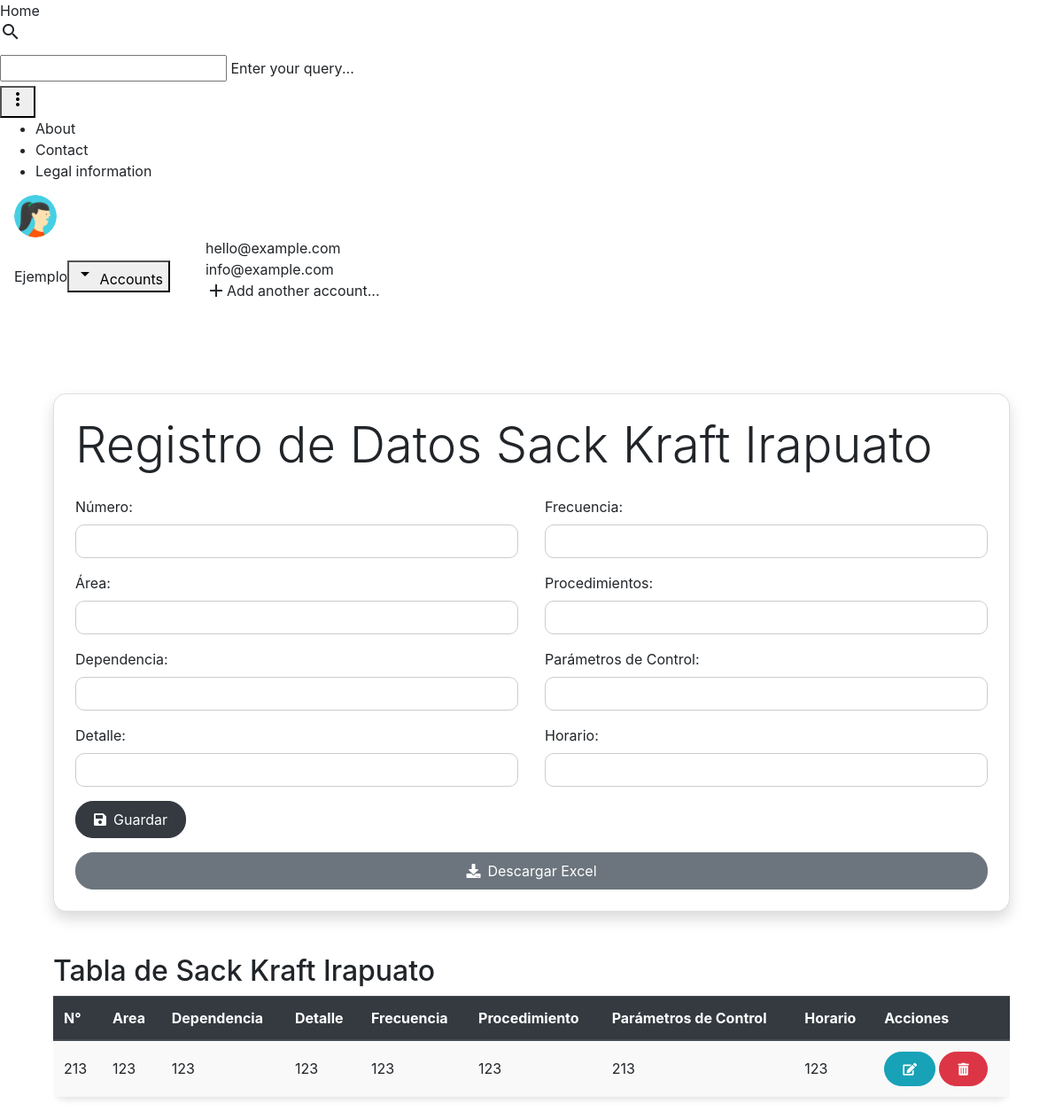
/irapuato/, run on an earlier commit of the app's database.
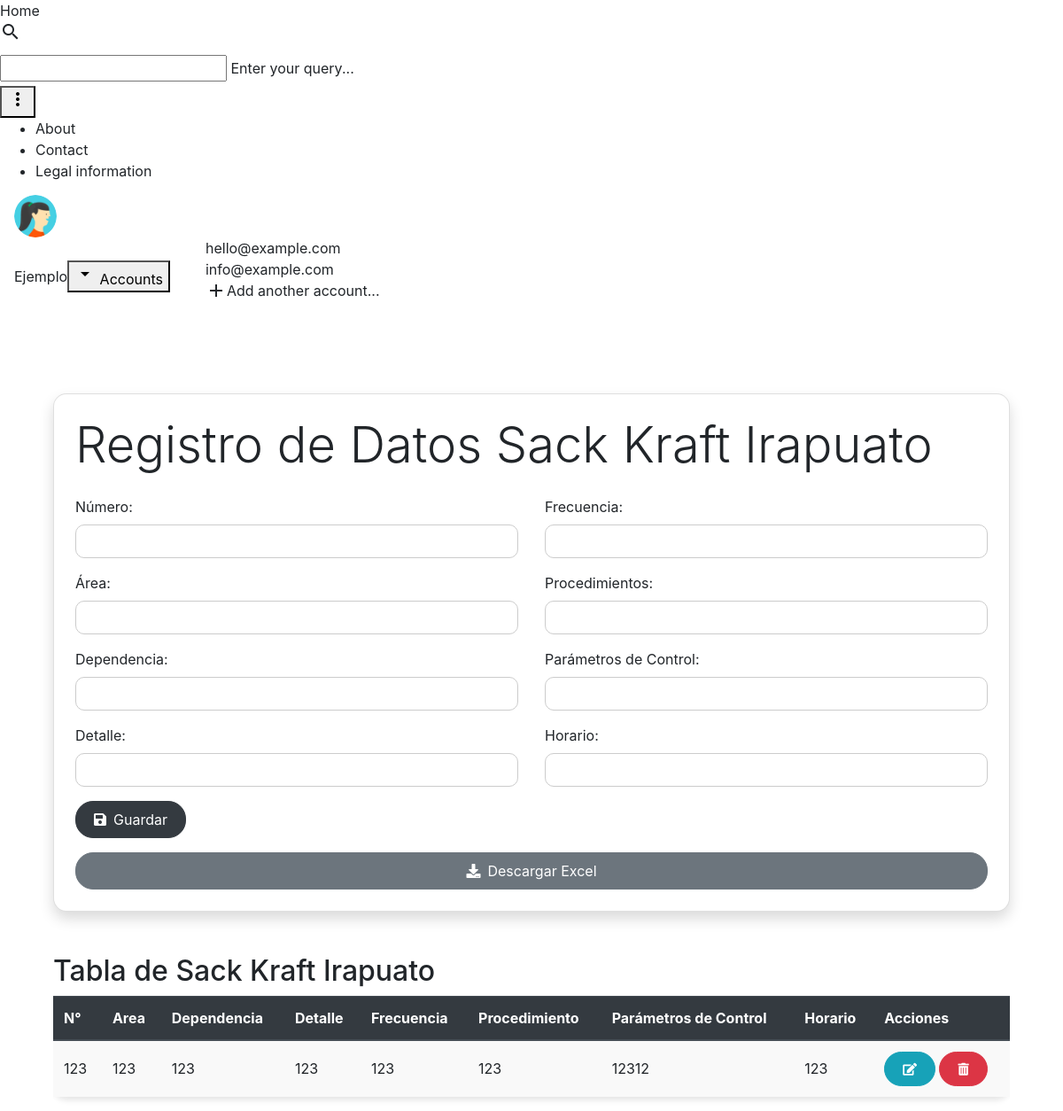
And on a later commit of the database.
### catalog/models.py (models this page shows, shortened)
class Irapuato(models.Model):
    numero = models.IntegerField()
    area = models.CharField(max_length=100, default='')
    dependencia = models.CharField(max_length=100)
    detalle = models.TextField()
    frecuencia = models.CharField(max_length=100)
    procedimientos = models.TextField()
    parametro_control = models.CharField(max_length=100)
    horario = models.CharField(max_length=100)
    class Meta:
        db_table = 'irapuato'

### catalog/views.py (the view)
# urls.py: path('irapuato/', views.irapuato, name='irapuato'),
def irapuato(request):
    if request.method == 'POST':
        form = IrapuatoForm(request.POST, request.FILES)
        if form.is_valid():
            form.save()
            messages.success(request, 'Datos ingresados correctamente')
            return redirect('irapuato')
        else:
            messages.error(request, 'Error al ingresar los datos. Por favor, revise los datos ingresados.')
    else:
        form = IrapuatoForm()
    irapuato = Irapuato.objects.all()
    return render(request, 'Instalaciones/Biopackaging/Sack-Kraft/Irapuato.html', {'form': form, 'irapuato': irapuato})

### catalog/forms.py
class IrapuatoForm(forms.ModelForm):
    class Meta:
        model = Irapuato
        fields = '__all__'

### Templates/Instalaciones/Biopackaging/Sack-Kraft/Irapuato.html (shortened to what the changed rows need)
{% extends 'base.html' %}
{% load static %}
{% block content %}
<div class="container">
    <div class="card p-4 shadow">
        <h1 class="display-4 mb-4">Registro de Datos Sack Kraft Irapuato</h1>
    </div>
</div>
<div class="container mt-5">
    <h2>Tabla de Sack Kraft Irapuato</h2>
    <div class="table-responsive">
        <table class="table table-striped table-hover">
            <thead class="thead-dark">
                <tr>
                    <th scope="col">N°</th>
                    <th scope="col">Area</th>
                    <th scope="col">Dependencia</th>
                    <th scope="col">Detalle</th>
                    <th scope="col">Frecuencia</th>
                    <th scope="col">Procedimiento</th>
                    <th scope="col">Parámetros de Control</th>
                    <th scope="col">Horario</th>
                    <th scope="col">Acciones</th>
                </tr>
            </thead>
        <tbody>
            {% for dato in irapuato %}
            <tr>
                <td>{{ dato.numero }}</td>
                <td>{{ dato.area}}</td>
                <td>{{ dato.dependencia }}</td>
                <td>{{ dato.detalle }}</td>
                <td>{{ dato.frecuencia }}</td>
                <td>{{ dato.procedimientos }}</td>
                <td>{{ dato.parametro_control }}</td>
                <td>{{ dato.horario }}</td>
                <td>
                    <a href="{% url 'modificar_irapuato' dato.id %}" class="btn btn-info btn-sm"><i class="fas fa-edit"></i></a>
                    <form method="post" action="{% url 'eliminar_irapuato' dato.id %}" style="display: inline;">
                        <button type="submit" class="btn btn-danger btn-sm" onclick="return confirm('¿Estás seguro de que deseas eliminar este dato?')"><i class="fas fa-trash-alt"></i></button>
                    </form>
                </td>
            </tr>
            {% endfor %}
        </tbody>
    </table>
</div>
<link rel="stylesheet" href="https://maxcdn.bootstrapcdn.com/bootstrap/4.5.2/css/bootstrap.min.css">
<link rel="stylesheet" href="https://cdnjs.cloudflare.com/ajax/libs/font-awesome/5.15.4/css/all.min.css">
<link rel="stylesheet" href="{% static 'stylecmpc.css' %}">
{% endblock %}

What changed in the data, as far as the page shows it:
removed Irapuato: numero "213", area "123", dependencia "123", detalle "123", frecuencia "123", procedimientos "123", parametro_control "213", horario "123"
added Irapuato: numero "123", area "123", dependencia "123", detalle "123", frecuencia "123", procedimientos "123", parametro_control "12312", horario "123"
